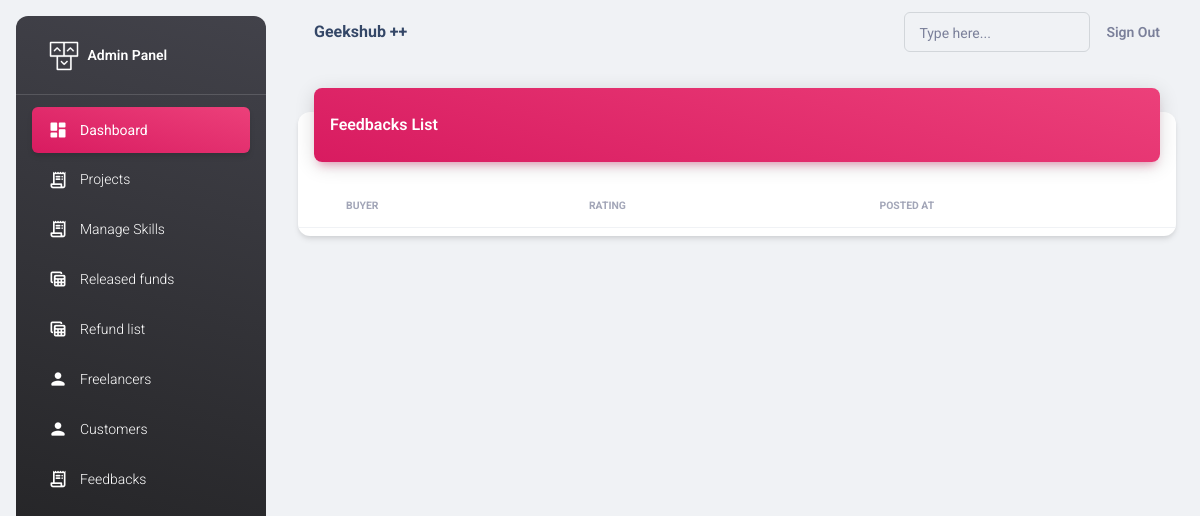
The app's page /adminapp/feedbacks/ (signed in), older data.
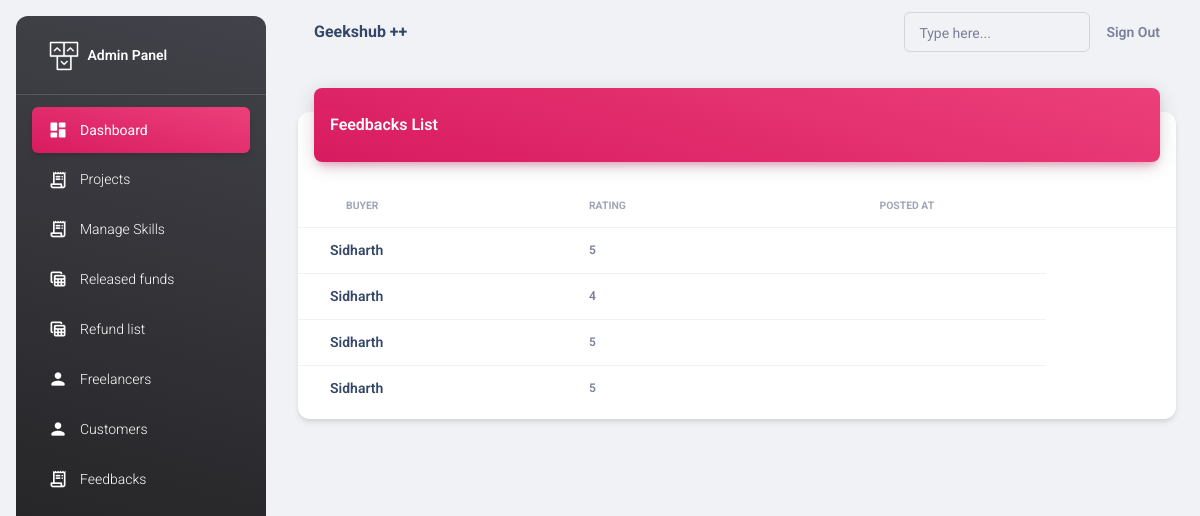
The same page, newer data.
### adminapp/models.py (models this page shows)
class Feedback(models.Model):
    buyer=models.ForeignKey(Buyer,on_delete=models.CASCADE)
    rating=models.CharField(max_length=100)
    note=models.CharField(max_length=100,null=True)
    posted_time=models.DateTimeField(auto_now_add=True)

class User(AbstractUser):
    ROLE_CHOICES = [
        ("admin","Admin"),
        ("coder", "Coder"),
        ("buyer", "Buyer"),
    ]
    role = models.CharField(max_length=200, choices=ROLE_CHOICES, default="coder")

class Buyer(User):
    name = models.CharField(max_length=100)
    phone = models.CharField(max_length=100)
    email_address = models.EmailField()
    address = models.CharField(max_length=100)
    companyname=models.CharField(max_length=100)
    country=models.CharField(max_length=100)
    aadhar_image=models.ImageField(upload_to="images", null=True)
    aadhar_no=models.CharField(max_length=100,null=True)
    pan_image=models.ImageField(upload_to="images", null=True)
    pan_no=models.CharField(max_length=100,null=True)

### adminapp/views.py (the view)
# urls.py: path("feedbacks/",views.FeedbacksView.as_view(),name="feedbacks"),
@method_decorator(decs,name="dispatch")
class FeedbacksView(ListView):
    template_name="adminapp/feedbacks.html"
    model=Feedback
    context_object_name="feedbacks"

### adminapp/views.py (called while the page is built)
def signin_required(fn):
    def wrapper(request,*args,**kwargs):
        if not request.user.is_authenticated:
            messages.error(request,"invalid session!..please login")
            return redirect("adminsignin")
        else:
            return fn(request,*args,**kwargs)
    return wrapper

def is_admin(fn):
    def wrapper(request,*args,**kwargs):
        if not request.user.is_superuser:
            messages.error(request,"Permission denied for current user !")
            return redirect("adminsignin")
        else:
            return fn(request,*args,**kwargs)
    return wrapper

### adminapp/templates/adminapp/feedbacks.html (shortened to what this page needs)
{%extends 'adminapp/base.html'%}
{%load static%}
{%block body_block%}
<div class="container-fluid py-4">
    <div class="row">
      <div class="col-12">
        <div class="card my-4">
          <div class="card-header p-0 position-relative mt-n4 mx-3 z-index-2">
            <div class="bg-gradient-primary shadow-primary border-radius-lg pt-4 pb-3">
              <h6 class="text-white text-capitalize ps-3">Feedbacks List</h6>
            </div>
          </div>
          <div class="card-body px-0 pb-2">
            <div class="table-responsive p-0">
              <table class="table align-items-center mb-0">
                <thead>
                  <tr>
                    <th class="text-uppercase text-secondary text-xxs font-weight-bolder opacity-7 ps-5">Buyer</th>
                    <th class="text-uppercase text-secondary text-xxs font-weight-bolder opacity-7 ps-2">Rating</th>
                    <th class="text-center text-uppercase text-secondary text-xxs font-weight-bolder opacity-7">Posted at</th>
                    <th class="text-secondary opacity-7"></th>
                  </tr>
                </thead>
                <tbody>
                    {%for f in feedbacks%}
                        <tr>
                            <td>
                                <div class="d-flex px-2 py-1 ps-4">
                                    <div class="d-flex flex-column justify-content-center">
                                    <h6 class="mb-0 text-sm">{{f.buyer.name}}</h6>
                                    </div>
                                </div>
                            </td>
                            <td>
                                <p class="text-xs font-weight-bold mb-0">{{f.rating}}</p>
                            </td>
                            <td class="align-middle text-center text-sm">
                            </td>
                        </tr>
                    {%endfor%}
                </tbody>
              </table>
            </div>
          </div>
        </div>
      </div>
    </div>
  </div>
{%endblock%}

### adminapp/templates/adminapp/base.html (shortened to what this page needs)
<!DOCTYPE html>
<html lang="en">
<head>
  <link href="../../static/css/nucleo-icons.css" rel="stylesheet" />
  <link href="../../static/css/nucleo-svg.css" rel="stylesheet" />
  <link id="pagestyle" href="../../static/css/material-dashboard.css?v=3.0.0" rel="stylesheet" />
</head>
<body class="g-sidenav-show  bg-gray-200">
  <aside class="sidenav navbar navbar-vertical navbar-expand-xs border-0 border-radius-xl my-3 fixed-start ms-3   bg-gradient-dark" id="sidenav-main">
    <div class="sidenav-header">
      <a class="navbar-brand m-0" href=" https://demos.creative-tim.com/material-dashboard/pages/dashboard " target="_blank">
        <img src="../../static/img/logo-ct.png" class="navbar-brand-img h-100" alt="main_logo">
        <span class="ms-1 font-weight-bold text-white">Admin Panel</span>
      </a>
    </div>
    <hr class="horizontal light mt-0 mb-2">
      <ul class="navbar-nav">
        <li class="nav-item">
          <a class="nav-link text-white active bg-gradient-primary" href="{%url 'adminhome'%}">
            <div class="text-white text-center me-2 d-flex align-items-center justify-content-center">
              <i class="material-icons opacity-10">dashboard</i>
            </div>
            <span class="nav-link-text ms-1">Dashboard</span>
          </a>
        </li>
        <li class="nav-item">
          <a class="nav-link text-white " href="{%url 'projects'%}">
            <div class="text-white text-center me-2 d-flex align-items-center justify-content-center">
              <i class="material-icons opacity-10">receipt_long</i>
            </div>
            <span class="nav-link-text ms-1">Projects</span>
          </a>
        </li>
        <li class="nav-item">
          <a class="nav-link text-white " href="{%url 'skills'%}">
            <div class="text-white text-center me-2 d-flex align-items-center justify-content-center">
              <i class="material-icons opacity-10">receipt_long</i>
            </div>
            <span class="nav-link-text ms-1">Manage Skills</span>
          </a>
        </li>
        <li class="nav-item">
          <a class="nav-link text-white " href="{%url 'payments'%}">
            <div class="text-white text-center me-2 d-flex align-items-center justify-content-center">
              <i class="material-icons opacity-10">table_view</i>
            </div>
            <span class="nav-link-text ms-1">Released funds</span>
          </a>
        </li>
        <li class="nav-item">
          <a class="nav-link text-white " href="{%url 'refunds'%}">
            <div class="text-white text-center me-2 d-flex align-items-center justify-content-center">
              <i class="material-icons opacity-10">table_view</i>
            </div>
            <span class="nav-link-text ms-1">Refund list</span>
          </a>
        </li>
        <li class="nav-item">
          <a class="nav-link text-white " href="{%url 'coders'%}">
            <div class="text-white text-center me-2 d-flex align-items-center justify-content-center">
              <i class="material-icons opacity-10">person</i>
            </div>
            <span class="nav-link-text ms-1">Freelancers</span>
          </a>
        </li>
        <li class="nav-item">
          <a class="nav-link text-white " href="{%url 'buyers'%}">
            <div class="text-white text-center me-2 d-flex align-items-center justify-content-center">
              <i class="material-icons opacity-10">person</i>
            </div>
            <span class="nav-link-text ms-1">Customers</span>
          </a>
        </li>
        <li class="nav-item">
          <a class="nav-link text-white " href="{%url 'feedbacks'%}">
            <div class="text-white text-center me-2 d-flex align-items-center justify-content-center">
              <i class="material-icons opacity-10">receipt_long</i>
            </div>
            <span class="nav-link-text ms-1">Feedbacks</span>
          </a>
        </li>
      </ul>
  </aside>
  <main class="main-content position-relative max-height-vh-100 h-100 border-radius-lg ">
    <nav class="navbar navbar-main navbar-expand-lg px-0 mx-4 shadow-none border-radius-xl" id="navbarBlur" navbar-scroll="true">
      <div class="container-fluid py-1 px-3">
        <nav aria-label="breadcrumb">
          <h6 class="font-weight-bolder mb-0">Geekshub ++</h6>
        </nav>
        <div class="collapse navbar-collapse mt-sm-0 mt-2 me-md-0 me-sm-4" id="navbar">
          <div class="ms-md-auto pe-md-3 d-flex align-items-center">
            <div class="input-group input-group-outline">
              <label class="form-label">Type here...</label>
              <input type="text" class="form-control">
            </div>
          </div>
          <ul class="navbar-nav  justify-content-end">
            <li class="nav-item d-flex align-items-center">
              <a href="{%url 'adminsignout'%}" class="nav-link text-body font-weight-bold px-0">
                <span class="d-sm-inline d-none">Sign Out</span>
              </a>
            </li>
          </ul>
        </div>
      </div>
    </nav>
    {%block body_block%}
    {%endblock%}
</body>
</html>

Row changes from the older to the newer data that the page shows:
added Feedback: buyer.name "Sidharth", rating "5"
added Feedback: buyer.name "Sidharth", rating "4"
added Feedback: buyer.name "Sidharth", rating "5"
added Feedback: buyer.name "Sidharth", rating "5"
